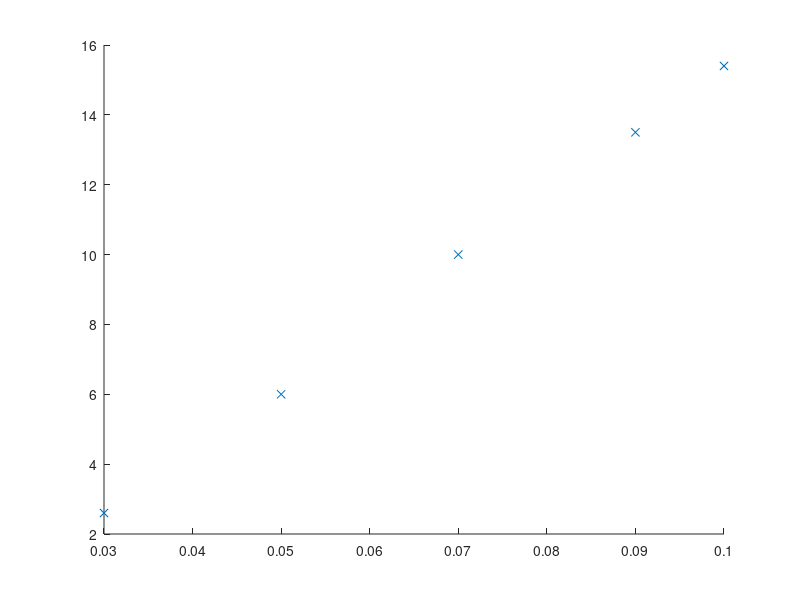

Source code (MATLAB): (Note: this script raises an error after producing the figure.)
%alles loaden
load lengte.mat
load test1.mat
load test2.mat
load test3.mat

f = [f1; f2; f3];
lSI = l * 0.01;
figure(1)
hold on
legends = {};
vc = 0;
%for loop voor alle metingen te plotten
for j=1:3
    
    kracht = f(j,:);
    scatter(lSI,kracht,'x')
    fitj = fit(lSI',kracht', "poly1")
    plot(fitj)
    legends = [legends {"metingen reeks " + j, "fitted curve reeks " + j}];
    %plot(fitj, lSI, kracht)
    disp("de veerconstante is: ")
    disp(fitj.p1 + "N/m")
    vc = vc + fitj.p1;
end
%plot settings
ax = gca
xtickformat('%.3f');
ytickformat('%.1f' );
ax.FontSize = 8;
xlim([lSI(1)-0.01 lSI(end) + 0.01]);
legend(legends)
xlabel('Lengte elastiek L (m)' );
ylabel('Trekkracht F (N)' );
legend('Location' ,'northwest' );
legend('boxoff' );
vc = vc/height(f);
disp("de veerconstante(gem) is: ")
disp(vc + "N/m")